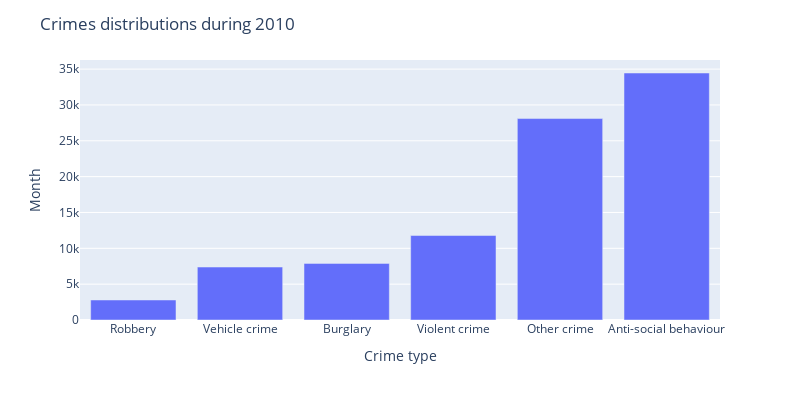
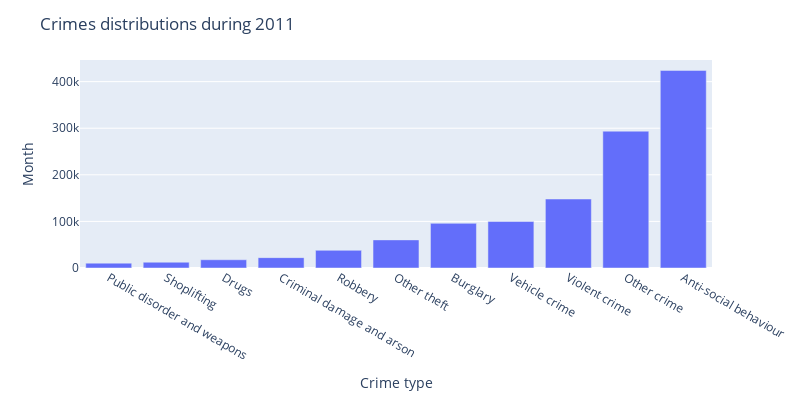
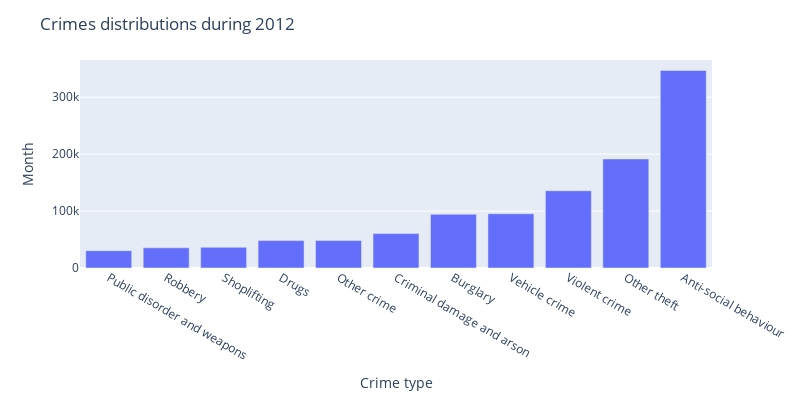
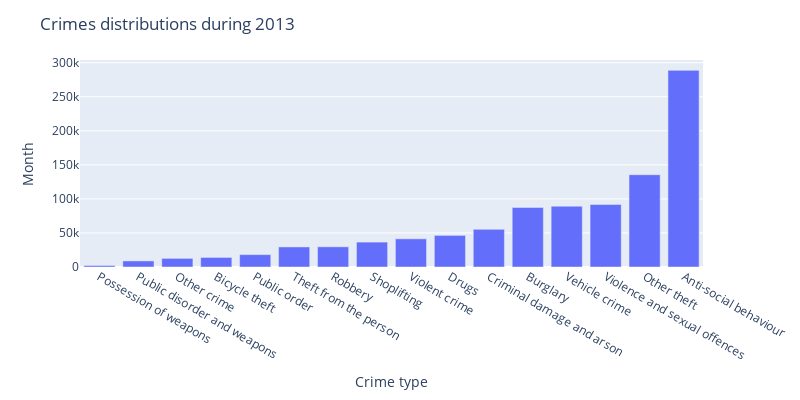

The notebook cell saved with these charts, in order:
### Code cell
for i in range(len(years)):
    temp_data = data[data['year'] == years[i]][['year','Crime type', 'Month']].groupby(['year', 'Crime type']).count().sort_values(by= 'Month')
    fig = px.bar(temp_data.reset_index(), x = 'Crime type', y = 'Month')
    fig.update_layout(height=400, width=800, title_text=f'Crimes distributions during {years[i]}')
    fig.show();

### Figure 1 — Plotly figure (JSON) as saved in the notebook; plotly's stock layout.template omitted (floating-point values rounded to 4 significant figures)
{"data": [{"alignmentgroup": "True", "hovertemplate": "Crime type=%{x}<br>Month=%{y}<extra></extra>", "legendgroup": "", "marker": {"color": "#636efa", "pattern": {"shape": ""}}, "name": "", "offsetgroup": "", "orientation": "v", "showlegend": false, "textposition": "auto", "type": "bar", "x": ["Robbery", "Vehicle crime", "Burglary", "Violent crime", "Other crime", "Anti-social behaviour"], "xaxis": "x", "y": [2791, 7388, 7897, 11784, 28104, 34459], "yaxis": "y"}], "layout": {"barmode": "relative", "height": 400, "legend": {"tracegroupgap": 0}, "margin": {"t": 60}, "title": {"text": "Crimes distributions during 2010"}, "width": 800, "xaxis": {"anchor": "y", "domain": [0, 1], "title": {"text": "Crime type"}}, "yaxis": {"anchor": "x", "domain": [0, 1], "title": {"text": "Month"}}}}

### Figure 2 — Plotly figure (JSON) as saved in the notebook; plotly's stock layout.template omitted (floating-point values rounded to 4 significant figures)
{"data": [{"alignmentgroup": "True", "hovertemplate": "Crime type=%{x}<br>Month=%{y}<extra></extra>", "legendgroup": "", "marker": {"color": "#636efa", "pattern": {"shape": ""}}, "name": "", "offsetgroup": "", "orientation": "v", "showlegend": false, "textposition": "auto", "type": "bar", "x": ["Public disorder and weapons", "Shoplifting", "Drugs", "Criminal damage and arson", "Robbery", "Other theft", "Burglary", "Vehicle crime", "Violent crime", "Other crime", "Anti-social behaviour"], "xaxis": "x", "y": [10461, 12435, 17695, 22255, 37948, 60324, 95854, 99894, 148097, 293675, 424099], "yaxis": "y"}], "layout": {"barmode": "relative", "height": 400, "legend": {"tracegroupgap": 0}, "margin": {"t": 60}, "title": {"text": "Crimes distributions during 2011"}, "width": 800, "xaxis": {"anchor": "y", "domain": [0, 1], "title": {"text": "Crime type"}}, "yaxis": {"anchor": "x", "domain": [0, 1], "title": {"text": "Month"}}}}

### Figure 3 — Plotly figure (JSON) as saved in the notebook; plotly's stock layout.template omitted (floating-point values rounded to 4 significant figures)
{"data": [{"alignmentgroup": "True", "hovertemplate": "Crime type=%{x}<br>Month=%{y}<extra></extra>", "legendgroup": "", "marker": {"color": "#636efa", "pattern": {"shape": ""}}, "name": "", "offsetgroup": "", "orientation": "v", "showlegend": false, "textposition": "auto", "type": "bar", "x": ["Public disorder and weapons", "Robbery", "Shoplifting", "Drugs", "Other crime", "Criminal damage and arson", "Burglary", "Vehicle crime", "Violent crime", "Other theft", "Anti-social behaviour"], "xaxis": "x", "y": [30519, 35479, 36403, 48158, 48195, 60411, 94331, 95304, 135719, 191492, 347128], "yaxis": "y"}], "layout": {"barmode": "relative", "height": 400, "legend": {"tracegroupgap": 0}, "margin": {"t": 60}, "title": {"text": "Crimes distributions during 2012"}, "width": 800, "xaxis": {"anchor": "y", "domain": [0, 1], "title": {"text": "Crime type"}}, "yaxis": {"anchor": "x", "domain": [0, 1], "title": {"text": "Month"}}}}

### Figure 4 — Plotly figure (JSON) as saved in the notebook; plotly's stock layout.template omitted (floating-point values rounded to 4 significant figures)
{"data": [{"alignmentgroup": "True", "hovertemplate": "Crime type=%{x}<br>Month=%{y}<extra></extra>", "legendgroup": "", "marker": {"color": "#636efa", "pattern": {"shape": ""}}, "name": "", "offsetgroup": "", "orientation": "v", "showlegend": false, "textposition": "auto", "type": "bar", "x": ["Possession of weapons", "Public disorder and weapons", "Other crime", "Bicycle theft", "Public order", "Theft from the person", "Robbery", "Shoplifting", "Violent crime", "Drugs", "Criminal damage and arson", "Burglary", "Vehicle crime", "Violence and sexual offences", "Other theft", "Anti-social behaviour"], "xaxis": "x", "y": [2231, 8927, 12680, 14060, 18197, 29488, 29666, 36590, 41388, 46388, 55280, 87457, 89306, 91844, 135504, 288804], "yaxis": "y"}], "layout": {"barmode": "relative", "height": 400, "legend": {"tracegroupgap": 0}, "margin": {"t": 60}, "title": {"text": "Crimes distributions during 2013"}, "width": 800, "xaxis": {"anchor": "y", "domain": [0, 1], "title": {"text": "Crime type"}}, "yaxis": {"anchor": "x", "domain": [0, 1], "title": {"text": "Month"}}}}
